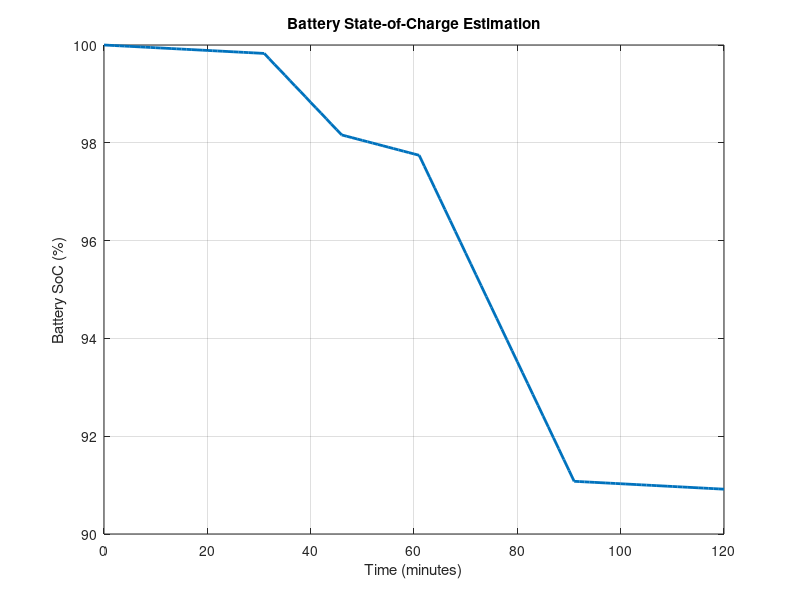

Recreate this plot in MATLAB.
%% Battery SoC Estimation with Euler Method in MATLAB

% Battery parameters
batteryCapacity = 3000;   % Battery capacity in mAh
initialSOC = 1;           % Initial State-of-Charge (100%)

% Simulation parameters
T_total = 2;              % Total simulation time in hours
dt = 1/60;                % Time step (1 minute in hours)
t = 0:dt:T_total;         % Time vector (in hours)

% Preallocate arrays
SoC = zeros(size(t));     % Battery SoC vector (normalized, 1 = 100%)
SoC(1) = initialSOC;      % Set initial SoC to 100%
I = zeros(size(t));       % Current consumption vector (in mA)

% Define usage scenarios based on time (converted to minutes)
for k = 1:length(t)
    current_time = t(k)*60;  % Convert time from hours to minutes
    if current_time <= 30
        I(k) = 10;         % 0-30 min: Standby mode (10 mA)
    elseif current_time <= 45
        I(k) = 200;        % 30-45 min: Active call (200 mA)
    elseif current_time <= 60
        I(k) = 50;         % 45-60 min: Browsing (50 mA)
    elseif current_time <= 90
        I(k) = 400;        % 60-90 min: Video streaming (400 mA)
    else
        I(k) = 10;         % 90-120 min: Standby mode (10 mA)
    end
end

% Numerical integration using the Euler method
for k = 2:length(t)
    % Calculate the mAh consumed in this time step
    consumed = I(k-1) * dt;  % dt is in hours, so I in mA gives mAh
    % Update the remaining battery capacity
    remainingCapacity = SoC(k-1)*batteryCapacity - consumed;
    % Update the SoC (normalized)
    SoC(k) = remainingCapacity / batteryCapacity;
    % Ensure SoC does not drop below 0
    SoC(k) = max(SoC(k), 0);
end

% Plot the Battery SoC over time
figure;
plot(t*60, SoC*100, 'LineWidth', 2);
xlabel('Time (minutes)');
ylabel('Battery SoC (%)');
title('Battery State-of-Charge Estimation');
grid on;
